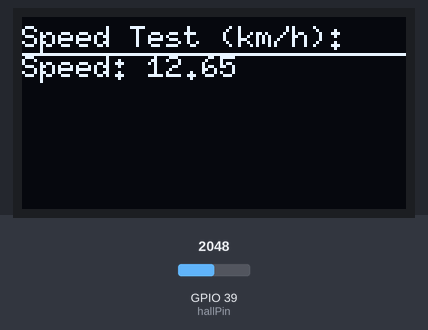
This sketch was run on a simulated ESP32. Shown: 128×64 one-colour display. Inputs (shaded band) come from the test bench; at power-on: GPIO 39 (hallPin) = 2048.

Above: at 0.2 s.

The sketch:

speed_v1.ino
```cpp
#include <U8g2lib.h>

// Khởi tạo màn hình OLED (SSD1306, giao tiếp I2C, địa chỉ mặc định 0x3C)
U8G2_SSD1306_128X64_NONAME_F_HW_I2C u8g2(U8G2_R0, /* reset=*/U8X8_PIN_NONE);

// Định nghĩa chân cảm biến Hall
#define hallPin 39  // Chân analog của cảm biến Hall

int analogThreshold = 4000;  // Ngưỡng phát hiện xung

// Các thông số cảm biến
float magnetRadius = 0.075;       // Bán kính vị trí nam châm (m)
float wheelRadius = 0.28;         // Bán kính bánh xe (m)
unsigned long lastPulseTime = 0;  // Thời gian xung cuối cùng (microseconds)
unsigned long pulseInterval = 0;  // Thời gian giữa hai xung (microseconds)
float speed = 0.0;                // Vận tốc (km/h)

unsigned long maxIdleTime = 2000000;     // Thời gian tối đa không có xung (5 giây) trước khi đặt tốc độ về 0

void setup() {
  Serial.begin(115200);

  // Khởi tạo cảm biến Hall
  pinMode(hallPin, INPUT);

  // Khởi tạo màn hình OLED
  u8g2.begin();

  // Tạo các task
  xTaskCreatePinnedToCore(calculateSpeedTask, "Calculate Speed", 8000, NULL, 1, NULL, 0);
  xTaskCreatePinnedToCore(displaySpeedTask, "Display Speed", 8000, NULL, 1, NULL, 1);
}

void loop() {
  // Không dùng loop, toàn bộ xử lý trong các task
}

void calculateSpeedTask(void* parameter) {
  while (true) {
    unsigned long currentTime = micros();  // Lấy thời gian hiện tại (microseconds)
    int sensorValue = analogRead(hallPin);

    if (sensorValue < analogThreshold) {                     // Phát hiện xung
        pulseInterval = currentTime - lastPulseTime;         // Tính thời gian giữa hai xung
        // Tính tốc độ
        float distancePerPulse = 2 * PI * magnetRadius / 9;            // Quãng đường giữa hai xung (m)
        float magnetSpeed = distancePerPulse / (pulseInterval / 1e6);  // Tốc độ tại nam châm (m/s)
        speed = magnetSpeed * (wheelRadius / magnetRadius) * 3.6;      // Chuyển đổi sang km/h
        lastPulseTime = currentTime;                                   // Cập nhật thời gian xung cuối
        while (analogRead(hallPin) < analogThreshold)
          ;
    }

    // Kiểm tra nếu không có xung trong thời gian dài
    if (currentTime - lastPulseTime > maxIdleTime) {
      speed = 0.0;  // Đặt tốc độ về 0 nếu không có xung trong `maxIdleTime` microseconds
    }
    vTaskDelay(5 / portTICK_PERIOD_MS);  // Chờ giảm tải CPU
  }
}

void displaySpeedTask(void* parameter) {
  while (true) {
    u8g2.clearBuffer();  // Xóa bộ nhớ đệm

    // Hiển thị tiêu đề
    u8g2.setFont(u8g2_font_6x10_tr);  // Chọn font chữ
    u8g2.setCursor(0, 10);
    u8g2.print(F("Speed Test (km/h):"));

    // Vẽ đường kẻ ngang
    u8g2.drawLine(0, 12, 128, 12);

    // Hiển thị tốc độ
    u8g2.setCursor(0, 20);
    u8g2.print(F("Speed: "));
    u8g2.print(speed, 2);  // Hiển thị tốc độ với 2 chữ số thập phân

    u8g2.sendBuffer();  // Gửi dữ liệu đến màn hình

    vTaskDelay(100 / portTICK_PERIOD_MS);  // Chờ giảm tải CPU
  }
}
```
